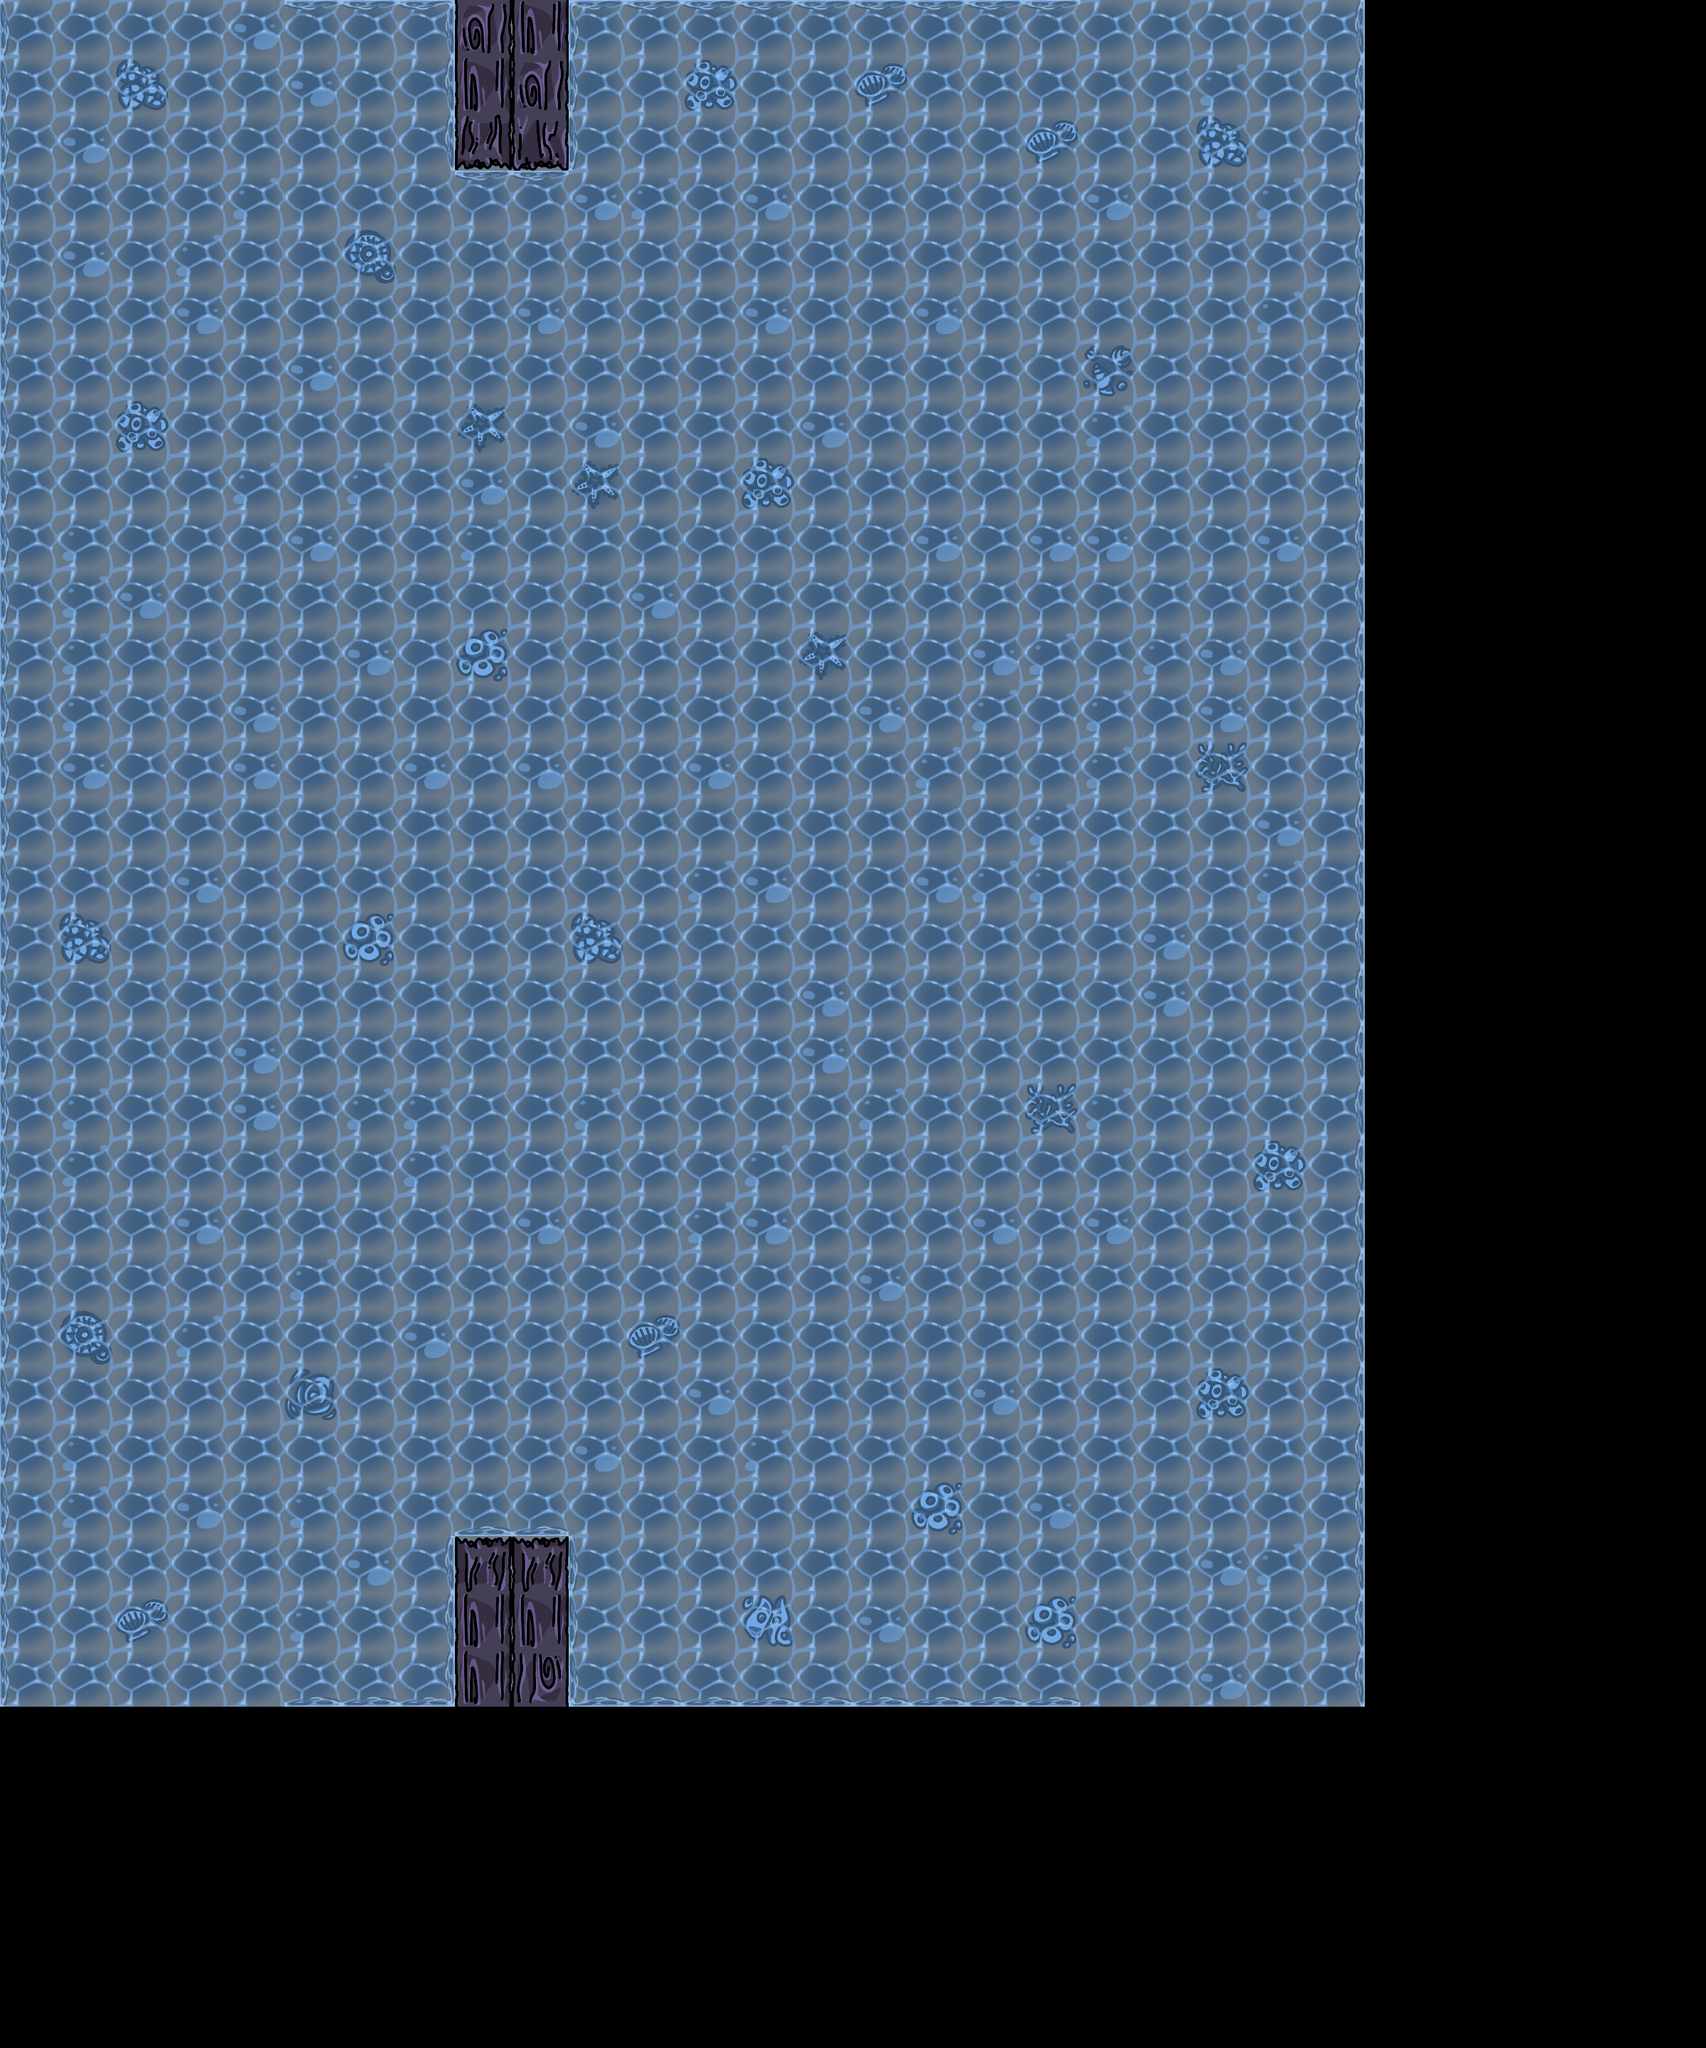

This game map was drawn from its Tiled (.tmx) file and the tilesets committed beside it. A one-line description and the full map source follow:
An orthogonal 30x36 tile map with 80x80 px tiles, 2 tile layers (colision, visible), 3 tilesets and 1 object.

<map version="1.4" tiledversion="1.4.3" orientation="orthogonal" renderorder="right-down" width="30" height="36" tilewidth="80" tileheight="80" infinite="0" nextlayerid="3" nextobjectid="1">
 <tileset firstgid="1" name="Wall" tilewidth="80" tileheight="80" tilecount="1" columns="1">
  <image source="../Art/Dungeon Sprites/Wall.png" width="80" height="80" />
  <tile id="0">
   <objectgroup draworder="index" id="2">
    <object id="1" x="-0.125" y="0.125" width="80.25" height="79.75" />
   </objectgroup>
  </tile>
 </tileset>
 <tileset firstgid="2" name="WoodSpriteSheet" tilewidth="80" tileheight="80" tilecount="5" columns="1">
  <image source="../Art/Dungeon Sprites/WoodSpriteSheet.png" width="80" height="400" />
 </tileset>
 <tileset firstgid="7" source="WaterSpritesheet.tsx" />
 <layer id="2" name="colision" width="30" height="36">
  <data encoding="csv">
1,1,1,1,1,1,1,1,0,0,1,1,1,1,1,1,1,1,1,1,1,1,1,1,0,0,0,0,0,0,
1,1,1,1,1,1,1,1,0,0,1,1,1,1,1,1,1,1,1,1,1,1,1,1,0,0,0,0,0,0,
1,1,1,1,1,1,1,1,0,0,1,1,1,1,1,1,1,1,1,1,1,1,1,1,0,0,0,0,0,0,
0,0,0,0,0,0,0,0,0,0,0,0,0,0,0,0,0,0,0,0,0,0,0,0,0,0,0,0,0,0,
0,0,0,0,0,0,0,0,0,0,0,0,0,0,0,0,0,0,0,0,0,0,0,0,0,0,0,0,0,0,
0,0,0,0,0,0,0,0,0,0,0,0,0,0,0,0,0,0,0,0,0,0,0,0,0,0,0,0,0,0,
0,0,0,0,0,0,0,0,0,0,0,0,0,0,0,0,0,0,0,0,0,0,0,0,0,0,0,0,0,0,
0,0,0,0,0,0,0,0,0,0,0,0,0,0,0,0,0,0,0,0,0,0,0,0,0,0,0,0,0,0,
0,0,0,0,0,0,0,0,0,0,0,0,0,0,0,0,0,0,0,0,0,0,0,0,0,0,0,0,0,0,
0,0,0,0,0,0,0,0,0,0,0,0,0,0,0,0,0,0,0,0,0,0,0,0,0,0,0,0,0,0,
0,0,0,0,0,0,0,0,0,0,0,0,0,0,0,0,0,0,0,0,0,0,0,0,0,0,0,0,0,0,
0,0,0,0,0,0,0,0,0,0,0,0,0,0,0,0,0,0,0,0,0,0,0,0,0,0,0,0,0,0,
0,0,0,0,0,0,0,0,0,0,0,0,0,0,0,0,0,0,0,0,0,0,0,0,0,0,0,0,0,0,
0,0,0,0,0,0,0,0,0,0,0,0,0,0,0,0,0,0,0,0,0,0,0,0,0,0,0,0,0,0,
0,0,0,0,0,0,0,0,0,0,0,0,0,0,0,0,0,0,0,0,0,0,0,0,0,0,0,0,0,0,
0,0,0,0,0,0,0,0,0,0,0,0,0,0,0,0,0,0,0,0,0,0,0,0,0,0,0,0,0,0,
0,0,0,0,0,0,0,0,0,0,0,0,0,0,0,0,0,0,0,0,0,0,0,0,0,0,0,0,0,0,
0,0,0,0,0,0,0,0,0,0,0,0,0,0,0,0,0,0,0,0,0,0,0,0,0,0,0,0,0,0,
0,0,0,0,0,0,0,0,0,0,0,0,0,0,0,0,0,0,0,0,0,0,0,0,0,0,0,0,0,0,
0,0,0,0,0,0,0,0,0,0,0,0,0,0,0,0,0,0,0,0,0,0,0,0,0,0,0,0,0,0,
0,0,0,0,0,0,0,0,0,0,0,0,0,0,0,0,0,0,0,0,0,0,0,0,0,0,0,0,0,0,
0,0,0,0,0,0,0,0,0,0,0,0,0,0,0,0,0,0,0,0,0,0,0,0,0,0,0,0,0,0,
0,0,0,0,0,0,0,0,0,0,0,0,0,0,0,0,0,0,0,0,0,0,0,0,0,0,0,0,0,0,
0,0,0,0,0,0,0,0,0,0,0,0,0,0,0,0,0,0,0,0,0,0,0,0,0,0,0,0,0,0,
0,0,0,0,0,0,0,0,0,0,0,0,0,0,0,0,0,0,0,0,0,0,0,0,0,0,0,0,0,0,
0,0,0,0,0,0,0,0,0,0,0,0,0,0,0,0,0,0,0,0,0,0,0,0,0,0,0,0,0,0,
0,0,0,0,0,0,0,0,0,0,0,0,0,0,0,0,0,0,0,0,0,0,0,0,0,0,0,0,0,0,
1,1,1,1,1,1,1,1,0,0,1,1,1,1,1,1,1,1,1,1,1,1,1,1,0,0,0,0,0,0,
1,1,1,1,1,1,1,1,0,0,1,1,1,1,1,1,1,1,1,1,1,1,1,1,0,0,0,0,0,0,
1,1,1,1,1,1,1,1,0,0,1,1,1,1,1,1,1,1,1,1,1,1,1,1,0,0,0,0,0,0,
0,0,0,0,0,0,0,0,0,0,0,0,0,0,0,0,0,0,0,0,0,0,0,0,0,0,0,0,0,0,
0,0,0,0,0,0,0,0,0,0,0,0,0,0,0,0,0,0,0,0,0,0,0,0,0,0,0,0,0,0,
0,0,0,0,0,0,0,0,0,0,0,0,0,0,0,0,0,0,0,0,0,0,0,0,0,0,0,0,0,0,
0,0,0,0,0,0,0,0,0,0,0,0,0,0,0,0,0,0,0,0,0,0,0,0,0,0,0,0,0,0,
0,0,0,0,0,0,0,0,0,0,0,0,0,0,0,0,0,0,0,0,0,0,0,0,0,0,0,0,0,0,
0,0,0,0,0,0,0,0,0,0,0,0,0,0,0,0,0,0,0,0,0,0,0,0,0,0,0,0,0,0
</data>
 </layer>
 <layer id="1" name="visible" width="30" height="36">
  <data encoding="csv">
26,7,7,7,9,24,24,30,2684354564,1610612738,27,24,24,24,24,24,24,24,24,7,7,7,7,25,0,0,0,0,0,0,
26,7,13,7,7,9,7,25,1610612738,2684354564,26,7,19,7,7,16,7,7,7,7,7,8,7,25,0,0,0,0,0,0,
26,9,7,7,7,7,7,25,1610612742,2684354565,26,7,7,7,7,7,7,7,16,7,7,13,7,25,0,0,0,0,0,0,
26,7,7,7,8,7,7,7,24,24,9,8,7,9,7,7,7,7,7,9,7,7,8,25,0,0,0,0,0,0,
26,9,7,8,7,7,12,7,7,7,7,7,7,7,7,7,7,7,7,7,7,7,7,25,0,0,0,0,0,0,
26,7,7,9,7,7,7,7,7,9,7,7,7,9,7,7,9,7,7,7,7,7,8,25,0,0,0,0,0,0,
26,7,7,7,7,9,7,7,7,7,7,7,7,7,7,7,7,7,7,11,7,7,7,25,0,0,0,0,0,0,
26,7,19,7,7,7,7,7,17,7,9,7,7,7,9,7,7,7,7,8,7,7,7,25,0,0,0,0,0,0,
26,7,7,7,8,7,8,7,9,7,17,7,7,19,7,7,7,7,7,7,7,7,7,25,0,0,0,0,0,0,
26,8,7,7,7,9,7,7,8,7,7,7,7,7,7,7,9,7,9,9,7,7,9,25,0,0,0,0,0,0,
26,8,9,7,7,7,7,7,7,7,7,9,7,7,7,7,7,7,7,7,7,7,7,25,0,0,0,0,0,0,
26,8,7,7,7,7,9,7,20,7,7,7,7,7,17,7,7,9,8,7,8,9,7,25,0,0,0,0,0,0,
26,8,7,7,9,7,7,7,7,7,7,7,7,7,7,9,7,8,7,8,7,9,7,25,0,0,0,0,0,0,
26,9,7,7,9,7,7,9,7,9,7,7,9,7,7,7,8,7,7,8,7,21,7,25,0,0,0,0,0,0,
26,7,7,7,7,7,7,7,7,7,7,7,7,7,7,7,7,7,8,7,7,7,9,25,0,0,0,0,0,0,
26,7,7,9,7,7,7,7,7,7,7,7,8,9,7,7,9,8,8,7,7,7,8,25,0,0,0,0,0,0,
26,13,7,7,7,7,20,7,7,7,13,7,7,7,7,7,7,7,7,7,9,7,7,25,0,0,0,0,0,0,
26,7,7,7,7,7,7,7,7,7,7,7,7,7,9,7,7,7,7,7,9,7,7,25,0,0,0,0,0,0,
26,7,7,7,9,7,7,7,7,7,7,7,7,7,9,7,7,7,7,7,7,7,7,25,0,0,0,0,0,0,
26,8,7,7,9,7,8,8,7,7,8,7,7,7,7,8,7,7,21,8,7,7,7,25,0,0,0,0,0,0,
26,8,7,7,7,7,7,8,7,7,7,7,7,8,7,7,7,7,7,7,7,7,19,25,0,0,0,0,0,0,
26,7,7,9,7,7,7,7,7,9,7,7,8,9,7,7,7,9,7,9,7,7,7,25,0,0,0,0,0,0,
26,7,7,7,7,8,7,7,7,7,7,7,7,7,7,9,7,7,7,7,7,7,7,25,0,0,0,0,0,0,
26,12,7,8,7,7,7,9,7,7,7,16,7,7,7,7,7,7,7,7,7,7,7,25,0,0,0,0,0,0,
26,7,7,7,7,10,7,7,7,7,7,7,9,7,7,7,7,9,7,7,7,19,7,25,0,0,0,0,0,0,
26,8,7,7,7,7,7,7,7,7,9,7,7,8,7,7,7,7,7,7,7,7,7,25,0,0,0,0,0,0,
26,8,7,9,7,8,7,7,23,23,7,7,7,7,7,7,20,7,9,7,7,7,7,25,0,0,0,0,0,0,
26,7,7,7,7,7,9,25,2684354566,2684354566,26,7,7,7,7,7,7,7,7,7,7,9,8,25,0,0,0,0,0,0,
26,7,16,7,7,8,7,25,1610612738,1610612738,26,7,7,14,7,9,7,7,20,7,7,7,7,25,0,0,0,0,0,0,
26,7,7,7,7,23,23,29,1610612738,1610612740,28,23,23,23,23,23,23,23,23,7,7,9,7,25,0,0,0,0,0,0,
0,0,0,0,0,0,0,0,0,0,0,0,0,0,0,0,0,0,0,0,0,0,0,0,0,0,0,0,0,0,
0,0,0,0,0,0,0,0,0,0,0,0,0,0,0,0,0,0,0,0,0,0,0,0,0,0,0,0,0,0,
0,0,0,0,0,0,0,0,0,0,0,0,0,0,0,0,0,0,0,0,0,0,0,0,0,0,0,0,0,0,
0,0,0,0,0,0,0,0,0,0,0,0,0,0,0,0,0,0,0,0,0,0,0,0,0,0,0,0,0,0,
0,0,0,0,0,0,0,0,0,0,0,0,0,0,0,0,0,0,0,0,0,0,0,0,0,0,0,0,0,0,
0,0,0,0,0,0,0,0,0,0,0,0,0,0,0,0,0,0,0,0,0,0,0,0,0,0,0,0,0,0
</data>
 </layer>
</map>
